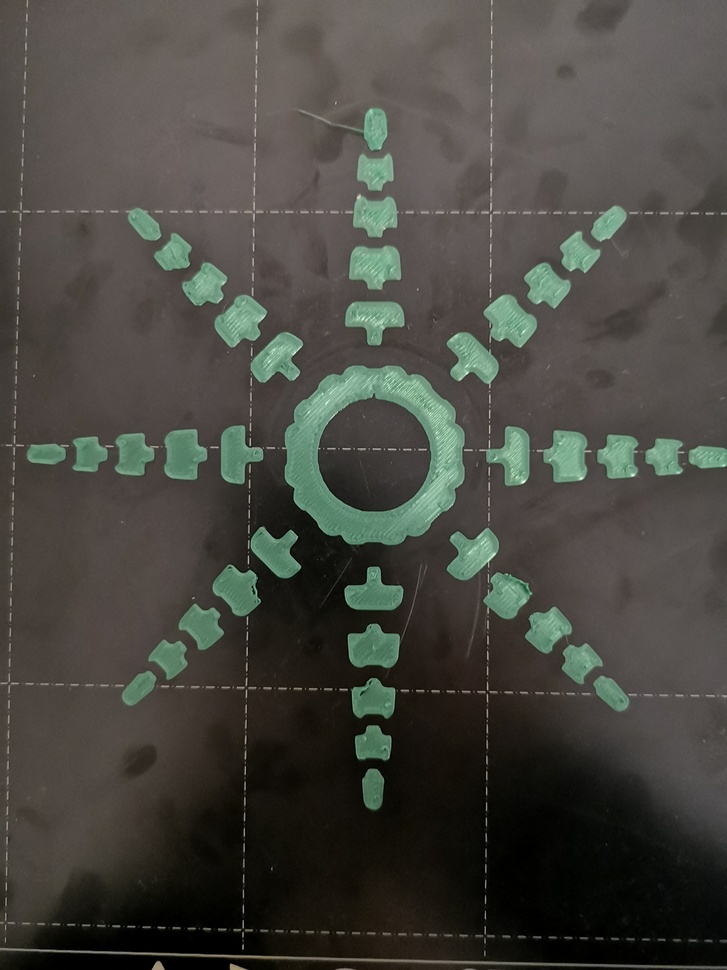
#> input picture image_analysis/test/IMG_20191117_154602.jpg, 727 x 970 px, shrunk from 2736 x 3648 before the run
$ python segment.py
#> lines starting #> are read from the running program, lines starting #| are printed output that depends on the picture
# import the necessary packages
from skimage.segmentation import slic
from skimage.segmentation import mark_boundaries
from skimage.util import img_as_float
from skimage import io
import matplotlib.pyplot as plt
import argparse

# construct the argument parser and parse the arguments


# load the image and convert it to a floating point data type
image = img_as_float(io.imread("IMG_20191117_154602.jpg"))

# loop over the number of segments

for numSegments in (10,100,200):

	segments = slic(image, n_segments = numSegments, sigma = 5)

	# show the output of SLIC
	fig = plt.figure("Superpixels -- %d segments" % (numSegments))
	ax = fig.add_subplot(1, 1, 1)
	ax.imshow(mark_boundaries(image, segments))
	plt.axis("off")
#> this loop made 3 passes
#> pass 1, `segments = slic(image, n_segments = numSegments, sigma = 5)`:
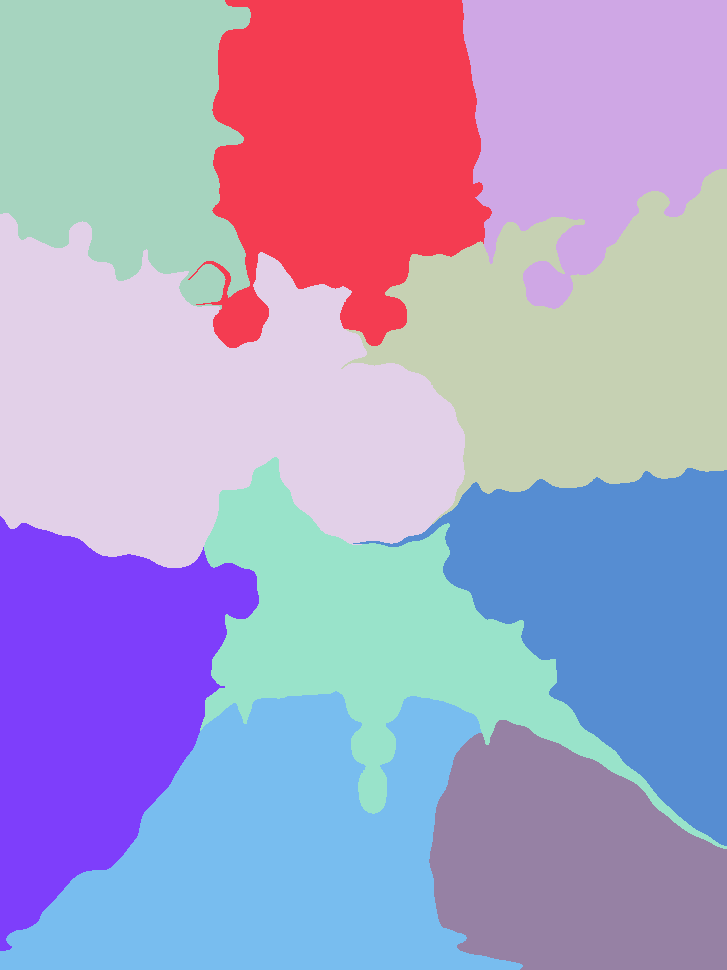
#> segments: shape (970, 727) int64; 10 distinct labels, from 1 to 10; one colour per label, 0 black
#> pass 2, `segments = slic(image, n_segments = numSegments, sigma = 5)`:
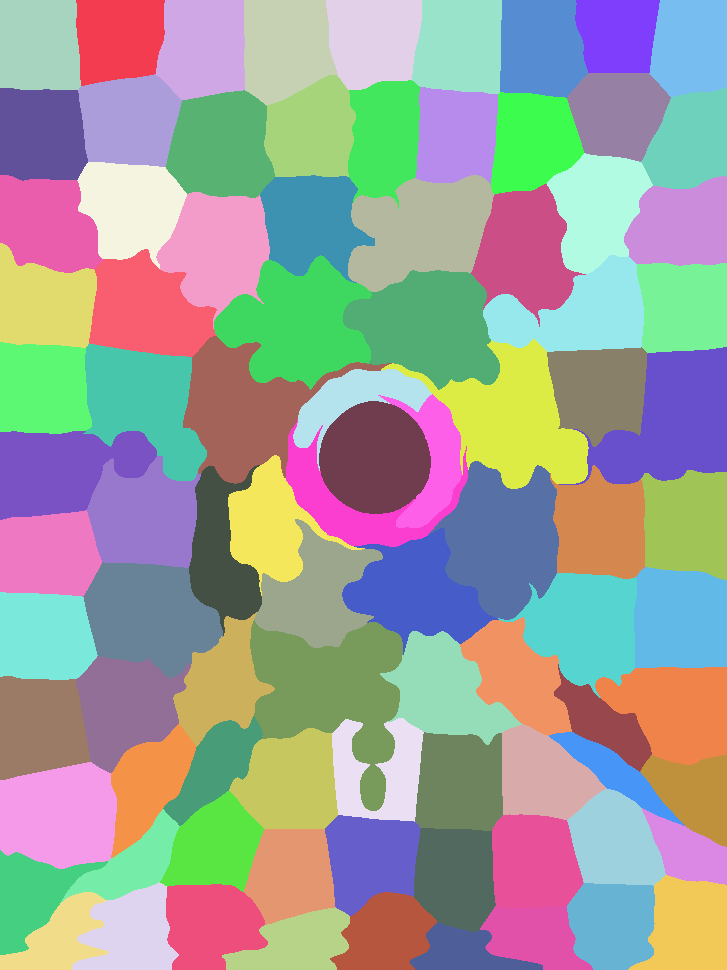
#> segments: shape (970, 727) int64; 91 distinct labels, from 1 to 91; one colour per label, 0 black
#> pass 3, `segments = slic(image, n_segments = numSegments, sigma = 5)`:
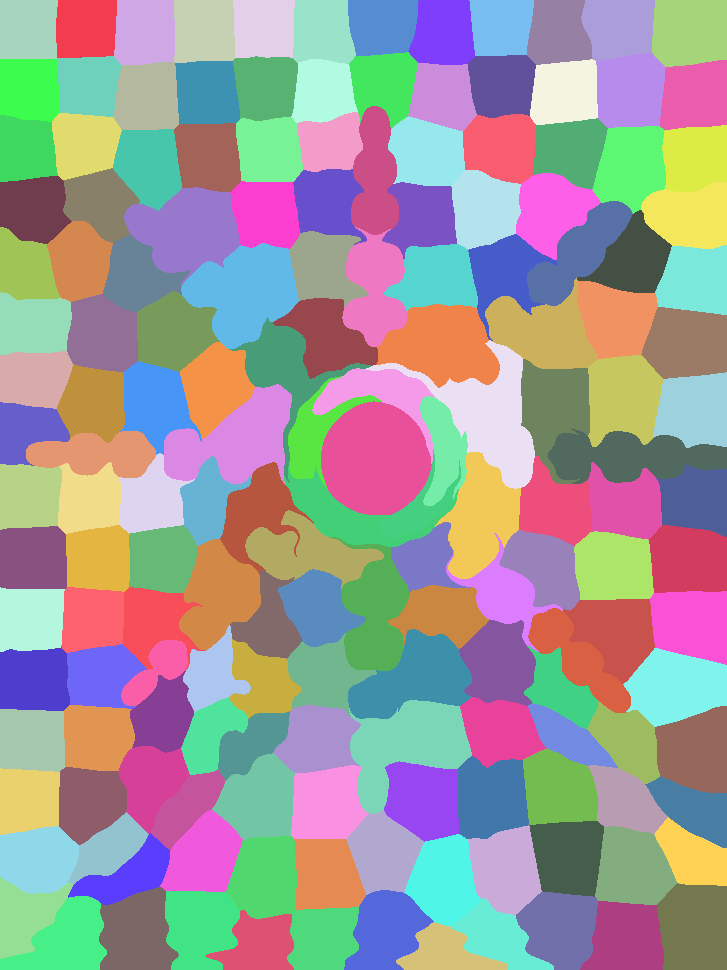
#> segments: shape (970, 727) int64; 168 distinct labels, from 1 to 168; one colour per label, 0 black

# show the plots
plt.show()
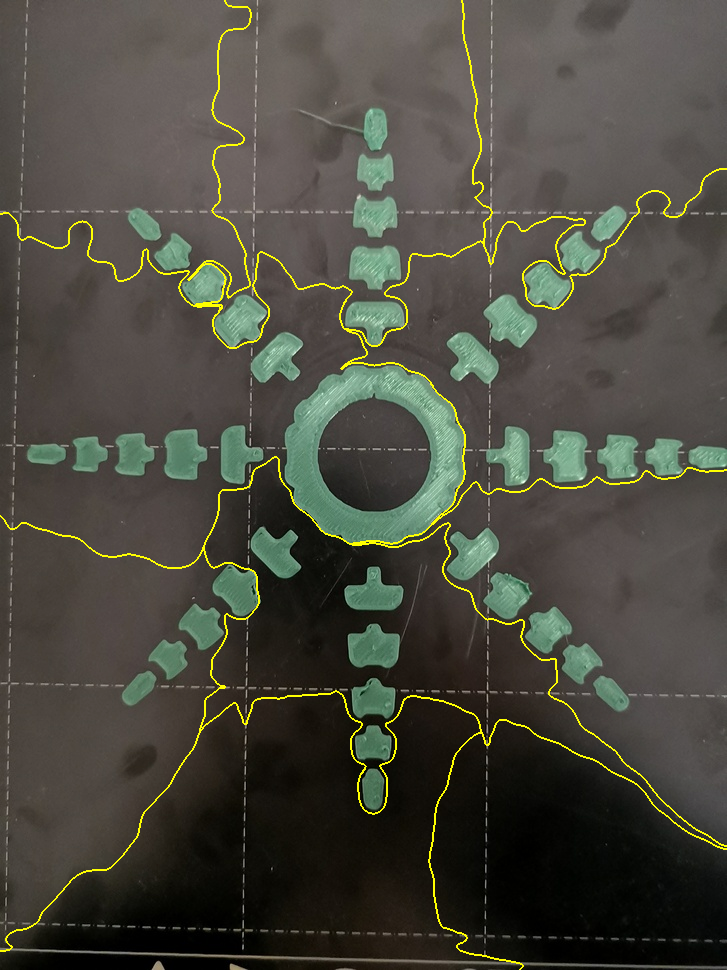
#> shown: shape (970, 727, 3) float64; mean R, G, B 0.293, 0.29, 0.25
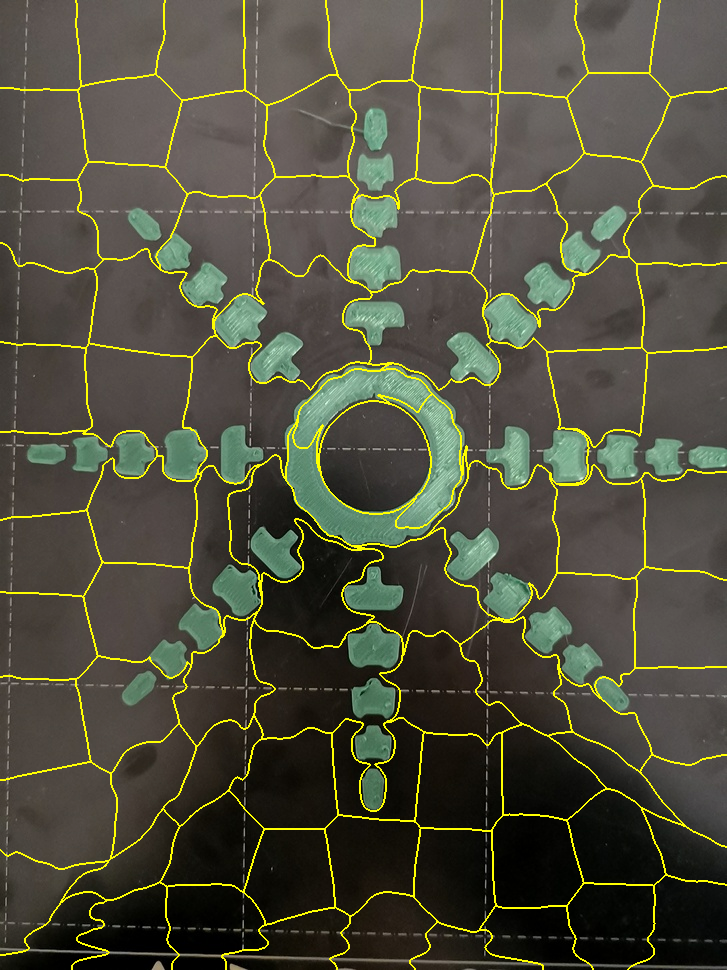
#> shown: shape (970, 727, 3) float64; mean R, G, B 0.313, 0.31, 0.243
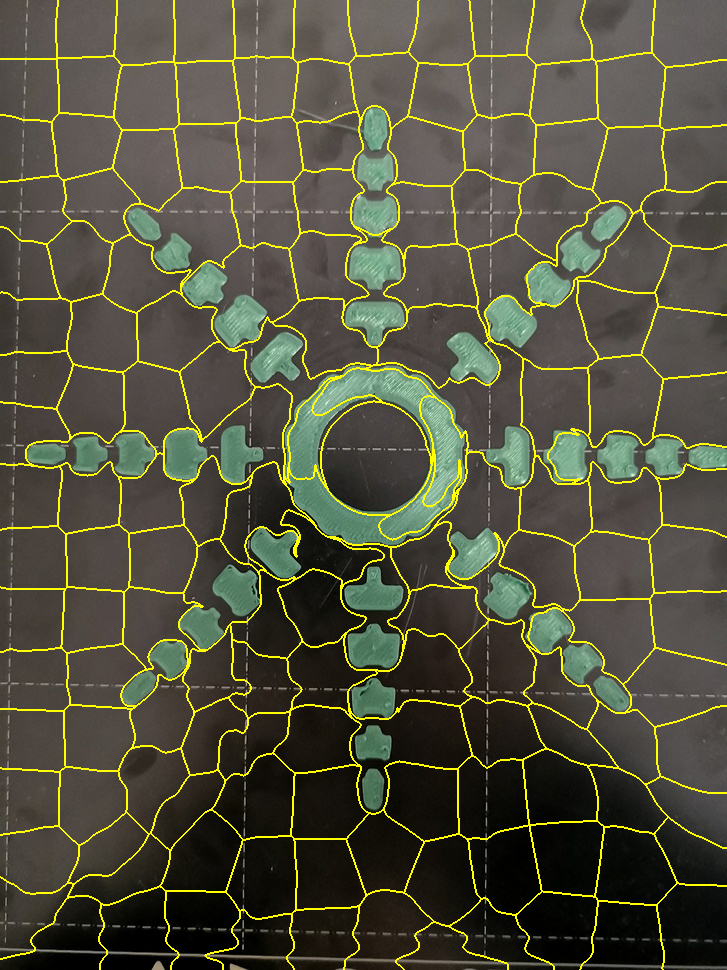
#> shown: shape (970, 727, 3) float64; mean R, G, B 0.324, 0.321, 0.239
